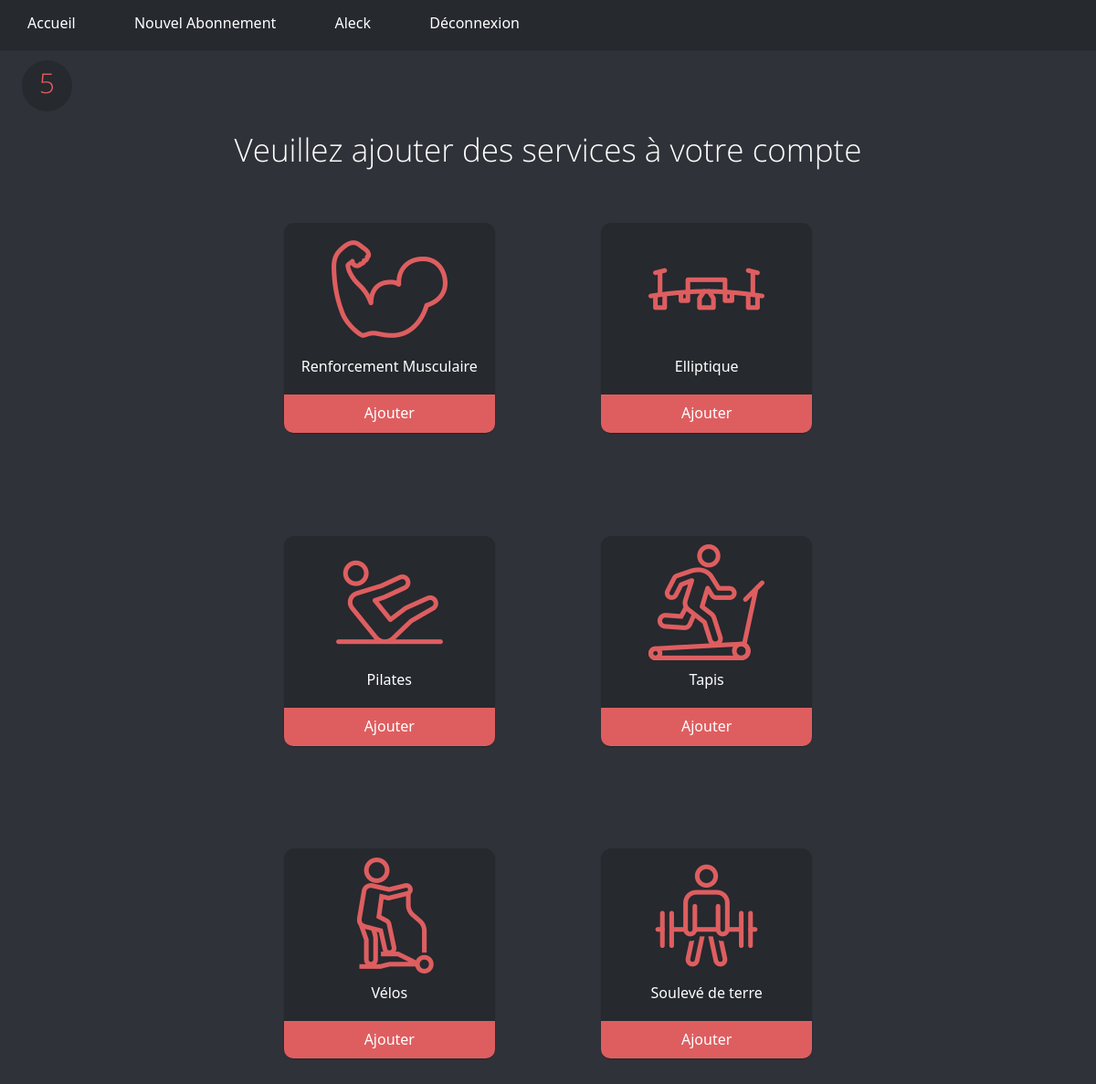
The app's page /abonnements.php (signed in) with its own data.
### tables this page shows
CREATE TABLE `services` (
  `num_service` int(11) NOT NULL,
  `libelle_service` varchar(50) NOT NULL,
  `jours` varchar(50) NOT NULL,
  `heure` varchar(50) NOT NULL,
  `image` text NOT NULL
);

### abonnements.php (the view, shortened to what this page needs)
<?php
	$pdo = new PDO('mysql:host=localhost; dbname=gym', 'root', '', array(PDO::MYSQL_ATTR_INIT_COMMAND => 'SET NAMES utf8'));
	$reqSer = $pdo->prepare("SELECT * FROM `services`");
	$reqSer->execute();
	$listeSer = $reqSer->fetchAll();
	$num_user = intval($_SESSION['num']);
	$reqAbonnement = $pdo->prepare("SELECT * FROM `abonnements` WHERE `num_user` = ?");
	$reqAbonnement->execute(array($num_user));
	$nbAb = $reqAbonnement->rowCount();
?>
<!DOCTYPE html>
<html>
<head>
	<link rel="stylesheet" type="text/css" href="css/main.css"/>
</head>
<body>
	<?php include 'menu1.php'; ?>
	<div class="infos-ab">
		<div class="rond">
			<p class="chiffres"><?php echo $nbAb;?></p>
		</div>
	</div>
	<div class="corpsab" align="center">
		<h2>Veuillez ajouter des services à votre compte</h2>
		<?php
			foreach ($listeSer as $serv) {
				echo '
					<div class="block">
						<div class="content">
							<img src="'.$serv['image'].'" alt="'.$serv['libelle_service'].'" title="'.$serv['libelle_service'].'" class="img">
							<p class="comment">'.$serv['libelle_service'].'</p>
							<a href="abonnements.php?add&id='.$serv['num_service'].'" class="add">Ajouter</a>
						</div>
					</div>
				';
			}
		?>
	</div>
</body>
</html>

### menu1.php
<div>
	<nav class="navbar">
		<ul class="navbar-nav">
			<li class="nav-item"><a href="moncompte.php" class="nav-link">Accueil</a></li>
			<li class="nav-item"><a href="abonnements.php" class="nav-link">Nouvel Abonnement</a></li>
			<li class="nav-item"><a href="profil.php" class="nav-link"><?php echo $_SESSION['prenoms'];?></a></li>
			<li class="nav-item"><a href="deconnexion.php" class="nav-link">Déconnexion</a></li>
		</ul>
	</nav>
</div>

### css/main.css (style rules this page uses)
* { padding: 0; margin: 0; outline: 0; font-family: Segoe UI; }
.navbar { background: #26292E; z-index: 1001; -webkit-box-shadow: 0 1px 1px rgba(0, 0, 0, 0.25); -moz-box-shadow: 0 1px 1px rgba(0, 0, 0, 0.25); box-shadow: 0 1px 1px rgba(0, 0, 0, 0.25); width: 100%; padding-top: 1.2%; padding-bottom: 2.5%; height: 10px; }
.navbar-nav { display: inline-block; list-style-type: none; }
.nav-item { display: inline-block; margin-left: 30px; margin-right: 30px; }
.nav-link { text-decoration: none; color: white; }
body { background: #2F3238; color: white; position: relative; z-index: 99; }
.content { background: #26292E; height: 230px; width: 240px; display: grid; border-radius: 5%; text-align: center; margin: 2%; box-shadow: 0 1px 1px rgba(0, 0, 0, 0.25); }
.img { margin-left: auto; padding-top: 4%; margin-right: auto; }
.block { display: inline-flex; margin: 5%; }
.add { text-decoration: none; background: #DE5E60; color: white; margin-top: 4%; padding-top: 4%; height: auto; border-radius: 0 0 10px 10px; }
.corpsab { margin: 1.5% 7%; }
.corpsab h2 { font-size: 35px; font-weight: lighter; font-family: 'Open Sans Light'; }
.chiffres { color: #DE5E60; font-size: 30px; font-family: 'Open Sans Light'; }
.rond { height: 50px; margin-top: 1%; width: 50px; margin-left: 2%; padding: 0.3% 0.2% 0.2%; text-align: center; border-radius: 50%; background-color: #26292E; }

### records on screen
services: image (picture), libelle_service "Renforcement Musculaire"
services: image (picture), libelle_service "Elliptique"
services: image (picture), libelle_service "Pilates"
services: image (picture), libelle_service "Tapis"
services: image (picture), libelle_service "Vélos"
services: image (picture), libelle_service "Soulevé de terre"

### other values on screen
$_SESSION['prenoms'] "Aleck"
$nbAb "5"
